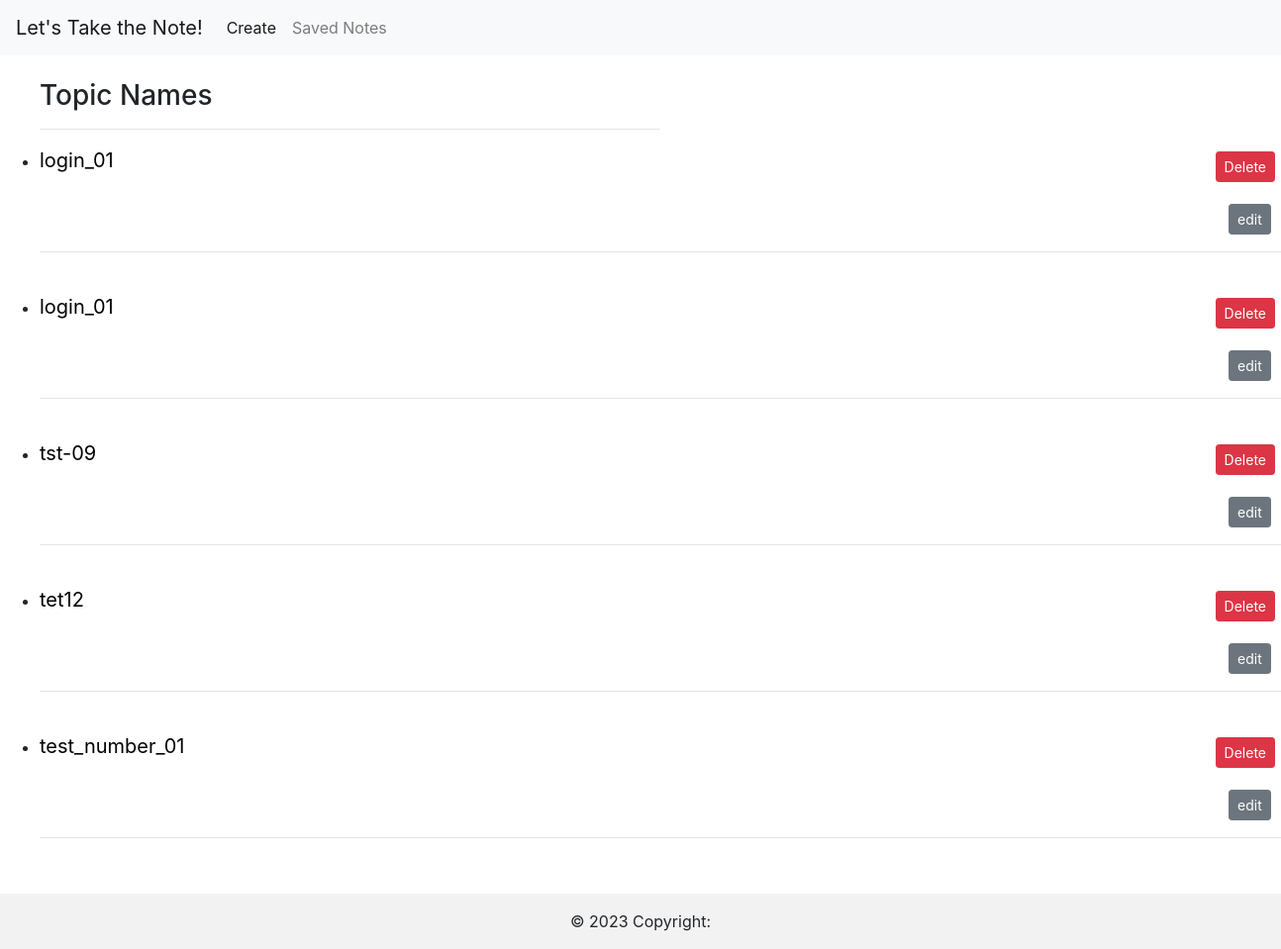
The app's page /about1.html (signed in) with its own data.
### mynote/models.py (models this page shows, shortened)
class Contact(models.Model):
    user = models.ForeignKey(User, on_delete=models.CASCADE,default=1)
    created_at = models.DateTimeField(default=datetime.datetime.now)
    name=models.TextField(blank=True)
    name1=models.CharField(max_length=128, null=True)
    age=models.CharField(max_length=128, null=True)

### mynote/views.py (the view)
# urls.py: path("about1.html",views.about1,name="about1"),
@login_required
def about1(request):
    items = Contact.objects.filter(user=request.user)
    return render(request, 'about1.html', {'items': items})

### templates/about1.html (shortened to what this page needs)
<link rel="stylesheet" href="https://cdn.jsdelivr.net/npm/bootstrap@4.4.1/dist/css/bootstrap.min.css">
<!DOCTYPE html>
<html lang="en">
<head>
</head>
<body>
    <nav class="navbar navbar-expand-lg navbar-light bg-light">
        <a class="navbar-brand" href="#">Let's Take the Note!</a>
        <div class="collapse navbar-collapse" id="navbarNav">
          <ul class="navbar-nav">
            <li class="nav-item active">
              <a class="nav-link" href="index.html">Create <span class="sr-only">(current)</span></a>
            </li>
            <li class="nav-item">
              <a class="nav-link" href="about1.html">Saved Notes</a>
            </li>
          </ul>
        </div>
      </nav>
      <br>
    <ul><h3>Topic Names</h3>
      <hr style="width: 50%; margin-left: 0%;">
        {% for item in items %}
        <li><a href="{% url 'about' item.id %}" style="color: black; font-size: 20;">{{ item.name1 }}</a>
         <form method="post" action="{% url 'delete_object' item.id %}" style="float: right; padding: 6px;">
            <button type="submit" class="btn btn-danger btn-sm">Delete</button>
        </form>
        <form method="post" action="{% url 'edit' item.id %}" style=" margin-left: 1200px; margin-top: -20px; padding: 1px;">
            <button type="submit" class="btn btn-secondary btn-sm">edit</button>
        </form>
         <hr>
         <br>
        </li>
    {% endfor %}
    </ul>
    <footer class="bg-light text-center text-lg-start">
      <div class="text-center p-3" style="background-color: rgb(217 213 213 / 20%);">
        © 2023 Copyright:
      </div>
    </footer>
</body>
</html>

### records on screen
Contact: name1 "login_01"
Contact: name1 "login_01"
Contact: name1 "tst-09"
Contact: name1 "tet12"
Contact: name1 "test_number_01"
